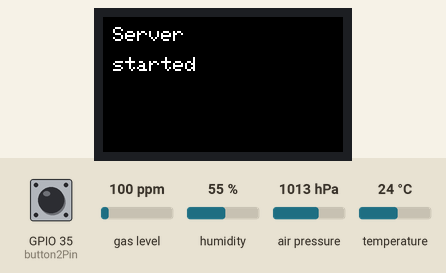
This sketch was run on a simulated ESP32. Shown: 240×135 colour display. Inputs (shaded band) come from the test bench; at power-on: GPIO 35 (button2Pin) HIGH, gas level 100 ppm, humidity 55 %, air pressure 1013 hPa, temperature 24 °C. WiFi joins after 1.5 s; servers stay silent unless stated; what the sketch prints to the serial monitor is not drawn.

Above: at 6.4 s.
At 12.3 s:
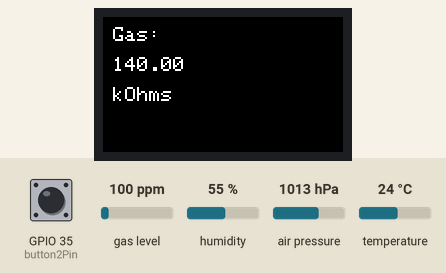
12.4 s: GPIO 35 (button2Pin) pulled LOW for 0.15 s
At 13.9 s:
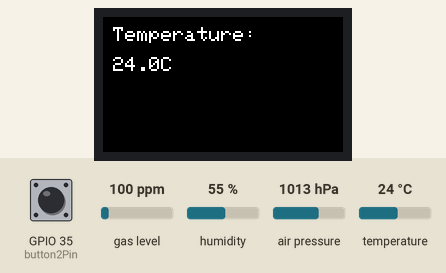
At 14.9 s:
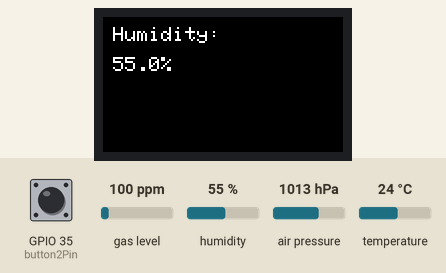
Timing chart, 0 to 16.4 s (numbered marks = the images above; inputs shaded):
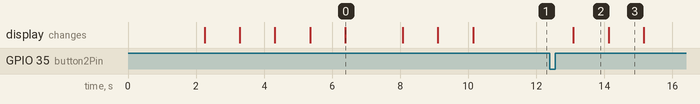

The sketch:

temperature.ino
```cpp
/**
 * ESP32 BME680 Sensor Server with TFT Display
 * LilyGo T-Display S2
 * This program sets up an ESP32 to read data from a BME680 sensor and
 * display the temperature, humidity, and gas resistance on a TFT screen.
 * It also sets up a web server to serve the sensor data in both HTML and JSON formats.
 *
 * Button 1: Refresh sensor data
 * Button 2: Update display
 *
 * Wi-Fi credentials:
 *   SSID: IOT
 *   Password: password
 *
 * Server Endpoints:
 *   - /html : Display sensor data in HTML format
 *   - /json : Display sensor data in JSON format
 *
 * Hardware Connections:
 *   - Button 1: GPIO 0
 *   - Button 2: GPIO 35
 *   - BME680: I2C
 *   - TFT: SPI
 *
 * Author: Sam Portillo
 * Date: 2024-06-21
 */

#include <WiFi.h>
#include <WebServer.h>
#include <TFT_eSPI.h>
#include <Adafruit_Sensor.h>
#include <Adafruit_BME680.h>

// Wi-Fi credentials
const char* ssid = "IOT";
const char* password = "pass";

TFT_eSPI tft = TFT_eSPI();
WebServer server(80);
Adafruit_BME680 bme; // I2C

// Button pins
const int button1Pin = 0; // GPIO0
const int button2Pin = 35; // GPIO35

volatile bool refreshData = false;
volatile bool refreshDisplay = false;

void IRAM_ATTR handleButton1() {
  Serial.println("Button 1 pressed");
  refreshData = true;
}

void IRAM_ATTR handleButton2() {
  Serial.println("Button 2 pressed");
  refreshDisplay = true;
}

void tftPrint(String message) {
  tft.fillScreen(TFT_BLACK);

  int y = 10; // Initial y-coordinate
  String line;
  while (message.length() > 0) {
    int idx = message.indexOf(' '); // Find the space in the message
    if (idx == -1) {
      line = message; // No space found, take the entire message
      message = ""; // Clear the message
    } else {
      line = message.substring(0, idx + 1); // Get up to the space (including space)
      message = message.substring(idx + 1); // Remove printed part from the message
    }

    tft.drawString(line, 10, y); // Print the line
    y += 30; // Move to the next line (adjust based on your font size)
  }

  Serial.println(message); // Print message to Serial for debugging
  delay(1000);
}

void setup() {
  Serial.begin(115200);

  pinMode(button1Pin, INPUT_PULLUP);
  pinMode(button2Pin, INPUT_PULLUP);
  attachInterrupt(button1Pin, handleButton1, FALLING);
  attachInterrupt(button2Pin, handleButton2, FALLING);

  tft.begin();
  tft.setRotation(1);
  tft.fillScreen(TFT_BLACK);
  tft.setTextColor(TFT_WHITE);
  tft.setTextSize(2); // Set text size to 2 for increased font size

  connectToWiFi();
  if (!bme.begin()) {
    tftPrint("No BME680 sensor found!");
    while (1);
  }

  bme.setTemperatureOversampling(BME680_OS_8X);
  bme.setHumidityOversampling(BME680_OS_2X);
  bme.setPressureOversampling(BME680_OS_4X);
  bme.setIIRFilterSize(BME680_FILTER_SIZE_3);
  bme.setGasHeater(320, 150); // 320*C for 150 ms

  setupServerEndpoints();
  server.begin();
  tftPrint("Server started");

  displaySensorData(); // Initial display of sensor data
}

void loop() {
  server.handleClient();

  if (refreshData) {
    refreshSensorData(); // Refresh sensor data when button 1 is pressed
    refreshData = false;
  }

  if (refreshDisplay) {
    displaySensorData(); // Update display when button 2 is pressed
    refreshDisplay = false;
  }
}

void connectToWiFi() {
  WiFi.begin(ssid, password);
  tftPrint("Connecting to Wi-Fi");

  while (WiFi.status() != WL_CONNECTED) {
    delay(1000);
    tftPrint(".");
  }

  tftPrint("Connected!");
  tftPrint("IP address:");
  tftPrint(WiFi.localIP().toString());
}

void displaySensorData() {
  float temperature, humidity, gas;
  readSensorData(temperature, humidity, gas);

  tft.setTextSize(2);

  // Display temperature
  String tempStr = String(temperature, 1) + "C";
  tftPrint("Temperature: " + tempStr);

  // Display humidity
  String humStr = String(humidity, 1) + "%";
  tftPrint("Humidity: " + humStr);

  // Display gas resistance
  String gasStr = String(gas, 2) + " kOhms";
  tftPrint("Gas: " + gasStr);
}

void readSensorData(float& temperature, float& humidity, float& gas) {
  unsigned long endTime = bme.beginReading();
  delay(500); // Wait for reading to complete

  if (bme.endReading() > 0) {
    temperature = bme.temperature;
    humidity = bme.humidity;
    gas = bme.gas_resistance / 1000.0; // Convert to kOhms
  } else {
    tftPrint("BME680 read failed");
  }
}

void refreshSensorData() {
  float temperature, humidity, gas;
  readSensorData(temperature, humidity, gas);
}

void setupServerEndpoints() {
  server.on("/", HTTP_GET, [](){
    String html = "<html><body>";
    html += "<h1>BME680 Sensor Data</h1>";
    html += "<h2>Endpoints:</h2>";
    html += "<ul>";
    html += "<li><a href=\"/html\">HTML BME680 data</a></li>";
    html += "<li><a href=\"/json\">JSON BME680 data</a></li>";
    html += "</ul>";
    html += "<p><strong>Button Instructions:</strong></p>";
    html += "<ul>";
    html += "<li>Press Button 1 to refresh sensor data.</li>";
    html += "<li>Press Button 2 to update the display.</li>";
    html += "</ul>";
    html += "</body></html>";
    server.send(200, "text/html", html);
  });

  server.on("/html", HTTP_GET, [](){
      refreshSensorData(); // Refresh sensor data before generating the HTML response
      float temperatureC = bme.temperature;
      float temperatureF = temperatureC * 1.8 + 32.0;
      float humidity = bme.humidity;
      float gas = bme.gas_resistance / 1000.0;

      String html = "<html><body>";
      html += "<h1>BME680 Data (HTML)</h1>";
      html += "<p>Temperature (C): " + String(temperatureC, 1) + "C</p>";
      html += "<p>Temperature (F): " + String(temperatureF, 1) + "F</p>";
      html += "<p>Humidity: " + String(humidity, 1) + "%</p>";
      html += "<p>Gas: " + String(gas, 2) + " kOhms</p>";
      html += "</body></html>";
      server.send(200, "text/html", html);
  });

  server.on("/json", HTTP_GET, [](){
    refreshSensorData(); // Refresh sensor data before generating the HTML response
    String json = "{";
    json += "\"temperature\": " + String(bme.temperature, 1) + ",";
    json += "\"humidity\": " + String(bme.humidity, 1) + ",";
    json += "\"gas\": " + String(bme.gas_resistance / 1000.0, 2);
    json += "}";
    server.send(200, "application/json", json);
  });
}
```

Measured:
- after the input at 12.4 s, the display: changes after 0.69 s (image 2)
- what the display in image 0 shows lasts 1.7 s, from 6.4 s to 8.1 s
- what the display in image 2 shows lasts 1.0 s, from 13.1 s to 14.1 s
